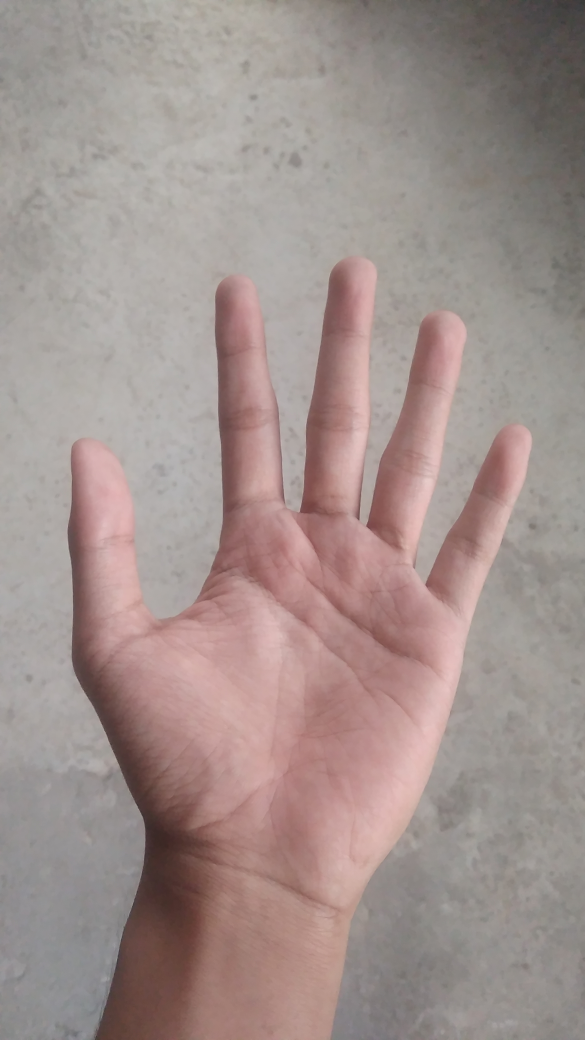
#> input picture Images/hand.jpg, 2340 x 4160 px (shown at 1/4 size)
$ python EdgeDetection.py
#> lines starting #> are read from the running program, lines starting #| are printed output that depends on the picture; after the words box and inside, x2 and y2 are one past the last pixel; in counts of white or black regions, pixels touching at a corner belong together
print('Importing Library...')
import numpy as np
import cv2
import matplotlib.pyplot as plt

# Load image
img_path = 'Images/hand.jpg'
print(f'Detecting for {img_path}')
image = cv2.imread(img_path)
#> image is the input picture: shape (4160, 2340, 3); mean B, G, R 141.7, 145.3, 160.9
image = cv2.cvtColor(image,cv2.COLOR_BGR2RGB)
image = cv2.resize(image,dsize=(500,500))
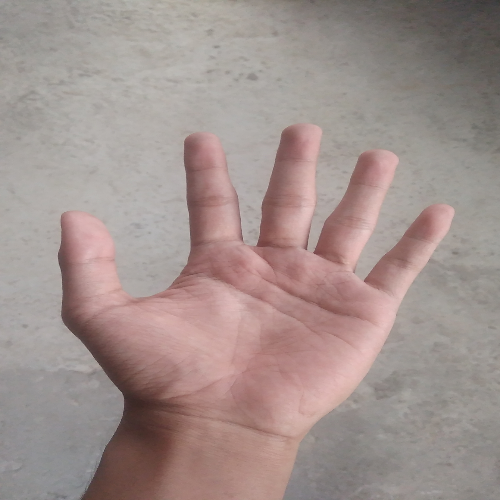
#> image: shape (500, 500, 3); mean R, G, B 160.8, 145.2, 141.6

def detectEdge(insert_images):
    # Copy to avoid destructive move
    source_image = insert_images.copy()

    # Calculate for threshold
    medium_value = np.median(source_image)
#> medium_value = 154
    lower_value = int(max(0,0.7*medium_value))
#> lower_value = 107
    upper_value = int(min(255,1.3*medium_value))
#> upper_value = 200

    # Use Canny Edge Detection
    edge = cv2.Canny(source_image,threshold1=lower_value,threshold2=upper_value)
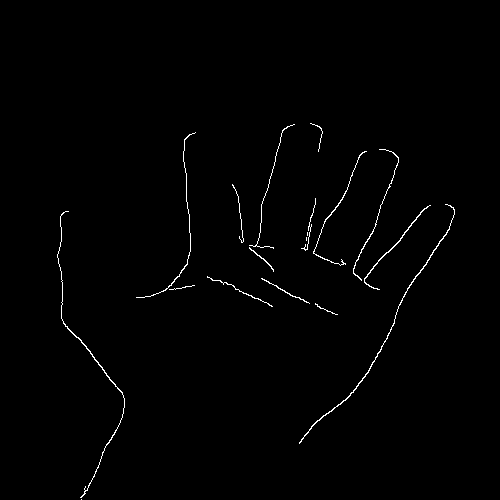
#> edge: shape (500, 500); 0.85% white in thin lines or dots, all inside (x1, y1, x2, y2) = (57, 123, 455, 500)
    source_image[edge == 255] = [0,255,0]
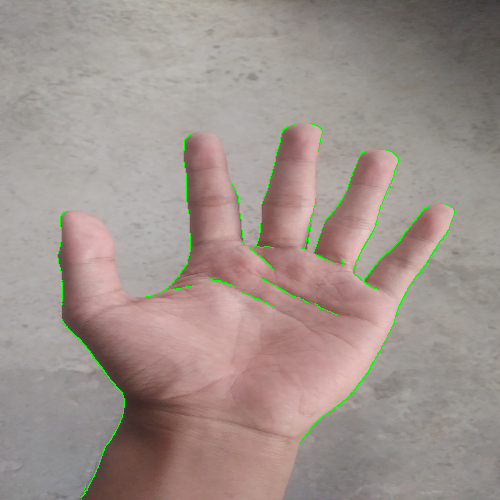
#> source_image: shape (500, 500, 3); 0.85% of pixels changed, all inside (x1, y1, x2, y2) = (57, 123, 455, 500)
    plt.imshow(source_image)
    plt.show()

detectEdge(image)

$ run again, with Images/face.jpg copied over Images/hand.jpg
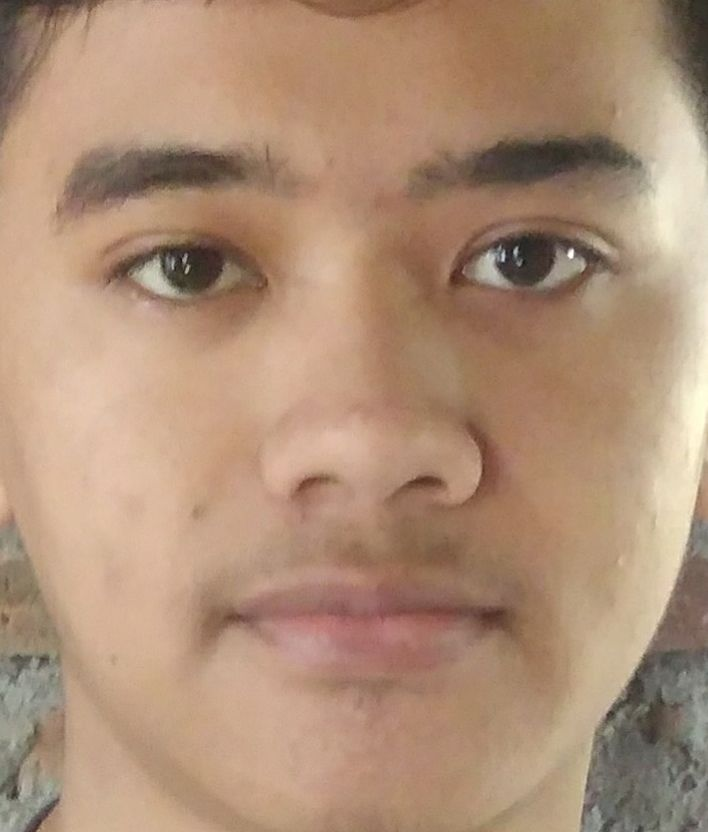
#> input picture Images/face.jpg, 708 x 832 px
#> image is the input picture: shape (832, 708, 3); mean B, G, R 119.2, 143.4, 174.8
#> medium_value = 146
#> lower_value = 102
#> upper_value = 189
#> in detectEdge, `edge = cv2.Canny(source_image,threshold1=lower_value,threshold2=upper_..`:
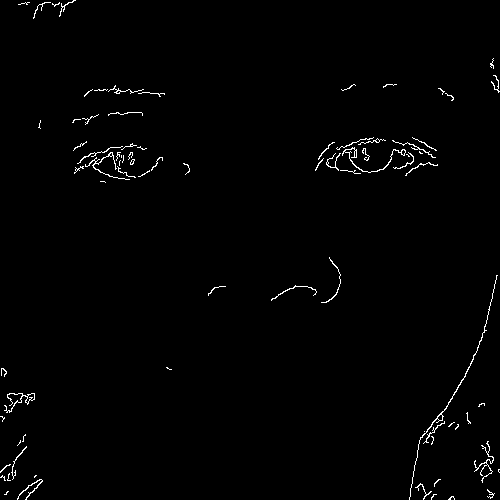
#> edge: shape (500, 500); 1.1% white in thin lines or dots
#> in detectEdge, `source_image[edge == 255] = [0,255,0]`:
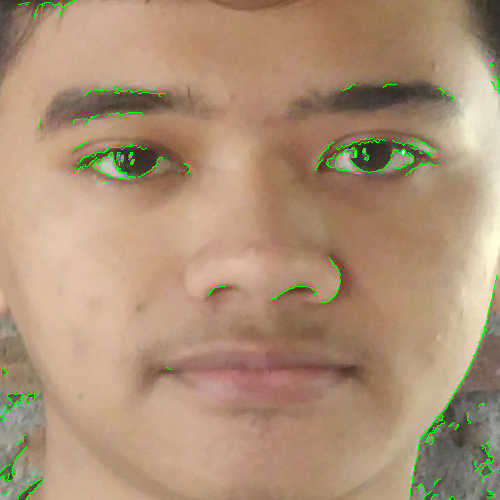
#> source_image: shape (500, 500, 3); mean R, G, B 173.3, 144.8, 118
